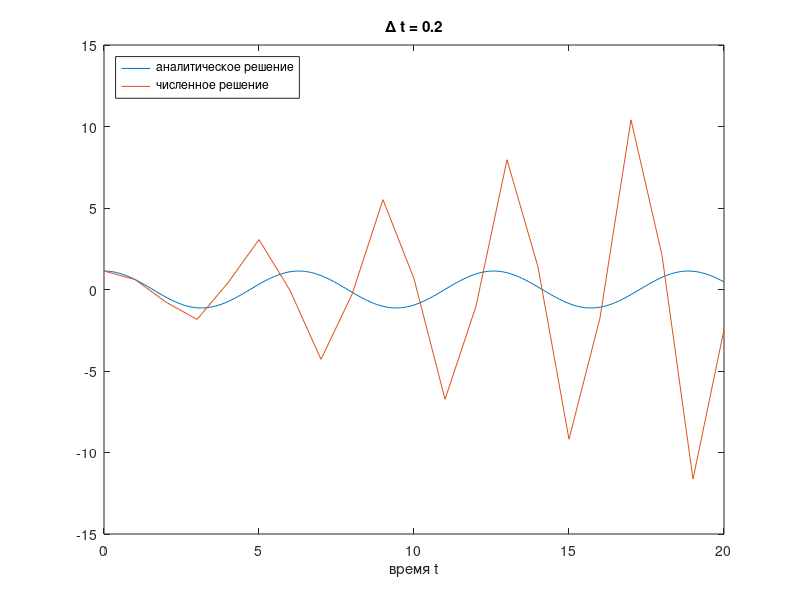

Source code (MATLAB):
clear all
close all
%% создание переменных
u0 = (12 + 3 + 19)/30; % начальные условия
v0 = 0;% начальные условия
dt1 = 1;% на границе устойчивости
dt2 = 0.5; % половинный шаг от границы устойчивости
dt3 = 0.2; % 1/5 от границы устойчивости
dta = 0.1;
w = 1;
t = 0:dt1:20;
t_a = 0:dta:20;
u = 0*t;
v = 0*t;
u(1) = u0;
v(1) = v0;
%% аналитическое решение
u_a = u0 * cos(w*t_a);
v_a = - w * u0 * sin(w*t_a);
u(2) = u_a(11); % тут получаем следующее значение для применения схемы численного расчета
v(2) = v_a(11);
%% 2 шаг эйлер
% u(2) = u(1) + v(1)*dt2;
% v(2) = v(1) - u(1)*dt2;
%% второй шаг по эйлеру с половинным шагом
% u(2) = u(1) + v(1)*dt2 - u(1)*(dt2/2)^2;
% v(2) = v(1) - u(1)*dt2 - v(1)*(dt2/2)^2;

%% расчет leapfrog
for it = 1:(length(t) - 2)
 u(it + 2) = u(it) + 2 * dt1 * v(it + 1);
 v(it + 2) = v(it) - 2 * dt1 * u(it + 1);
end

%% сравнение результатов численного и аналитического решения
figure(1)
plot(t_a, u_a, t, u)
xlabel('время t')
title('\Delta t = 0.2')
legend('аналитическое решение', 'численное решение', 'Location','NorthWest')
return